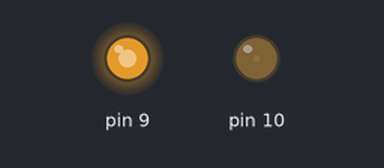
This sketch was run on a simulated Arduino Uno, built with avr-gcc and run on an emulated ATmega328P. Parts: output pins drawn as LEDs (lit = HIGH). At 0.0 s the program stops and its outputs stay as they are.

Above: at 0.1 s.
Timing chart, 0 to 1.5 s (numbered marks = the images above):
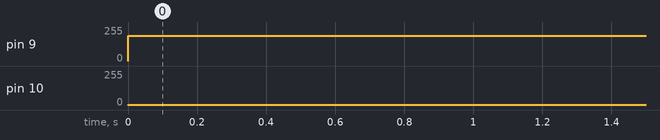

Measured:
- by itself, pin 9: 0/255 → 191/255 at 0.00 s
- by itself, pin 10: 0/255 → 1/255 at 0.00 s

The sketch:

TIM1_PWM_1.ino
```cpp
#include <avr/io.h>


int main(void)
{
    DDRB |= (1 << DDB1)|(1 << DDB2);
    // PB1 and PB2 is now an output

    ICR1 = 0XFFFF;
    // set TOP to 16bit

    OCR1A = 0xBFFF;
    // set PWM for 25% duty cycle @ 16bit

    OCR1B = 0x00FF;
    // set PWM for 75% duty cycle @ 16bit

    TCCR1A |= (1 << COM1A1)|(1 << COM1B1);
    // set none-inverting mode

    TCCR1A |= (1 << WGM11);
    TCCR1B |= (1 << WGM12)|(1 << WGM13);
    // set Fast PWM mode using ICR1 as TOP

    TCCR1B |= (1 << CS10);//| (1<<CS11);
    // START the timer with no prescaler

    while (1);
    {
        // we have a working Fast PWM
    }
}
```
